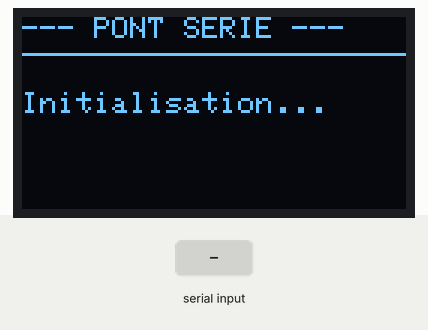
The program below on a simulated ESP32-S3. On the bench: 128×64 one-colour display. The test bench sets the inputs (shaded band). What the program prints to the serial monitor is not drawn.

Above: at 0.1 s.
At 4.9 s:
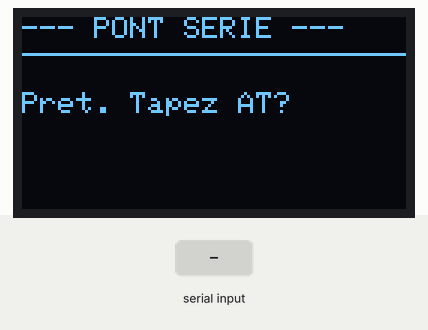
5.0 s: "reset\n" received over the second serial link
6.5 s: "1\n" received over the second serial link
8.0 s: "reset\n" received over Serial
At 9.3 s:
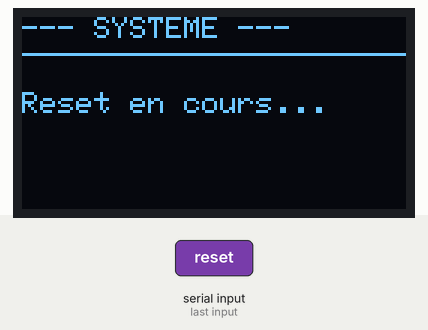
Timing chart, 0 to 11.0 s (numbered marks = the images above; inputs shaded):
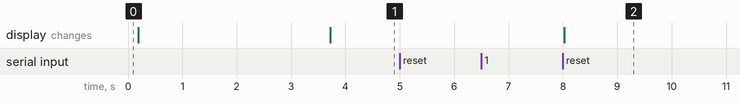

The program:

main.cpp
```cpp
#include <Arduino.h>
#include <Wire.h>
#include <Adafruit_GFX.h>
#include <Adafruit_SSD1306.h>

// --- CONFIGURATION MATÉRIELLE MAKERFABS ESP32-S3 ---
#define POWER_PIN 42
#define RESET_WAKEUP_PIN 16
#define UWB_RX 18
#define UWB_TX 17
#define I2C_SDA 39
#define I2C_SCL 38

// --- OBJETS GLOBAUX ---
HardwareSerial UWBSerial(2); // UART2 d'usine Makerfabs
TwoWire I2C_OLED_BUS = TwoWire(1);
Adafruit_SSD1306 display(128, 64, &I2C_OLED_BUS, -1);

// --- PROTO-FONCTIONS ---
void executeHardReset();
void updateOLED(String l1, String l2);

void setup() {
    // 1. Liaison USB-PC
    Serial.begin(115200);

    // Attente optionnelle mais propre pour ouvrir le moniteur série
    uint32_t startTimer = millis();
    while (!Serial && (millis() - startTimer < 2000)) { delay(10); }

    Serial.println("\n[SETUP] ===================================");
    Serial.println("[SETUP] Initialisation du systeme...");

    // 2. Initialisation OLED
    I2C_OLED_BUS.begin(I2C_SDA, I2C_SCL);
    if(display.begin(SSD1306_SWITCHCAPVCC, 0x3C)) {
        updateOLED("PONT SERIE", "Initialisation...");
    }

    // 3. Alimentation logique du module UWB
    Serial.println("[SETUP] Activation POWER_PIN (Pin 42)...");
    pinMode(POWER_PIN, OUTPUT);
    digitalWrite(POWER_PIN, HIGH);
    delay(100);

    // 4. Configuration de l'UART UWB (Buffer étendu à 2048 octets)
    UWBSerial.setRxBufferSize(2048);
    UWBSerial.begin(115200, SERIAL_8N1, UWB_RX, UWB_TX);

    Serial.println("[SETUP] UART2 UWB configure a 115200 bauds.");
    Serial.println("[SETUP] ===================================\n");

    // Lancement du Hard Reset initial pour réveiller le module et afficher son Boot Log
    executeHardReset();
}

void loop() {
    // Tampon statique local pour accumuler la commande du PC sans bloquer la loop
    static String pcCommandBuffer = "";

    // =================================================================
    // BOUCLE 1 : PC -> UWB (Lecture non-bloquante flux continu)
    // =================================================================
    while (Serial.available() > 0) {
        char cPC = (char)Serial.read();

        // On stocke le caractère pour analyser l'ordre de reset
        if (cPC != '\r' && cPC != '\n') {
            pcCommandBuffer += cPC;
        }

        // On envoie INSTANTANÉMENT le caractère brut au module UWB
        UWBSerial.write(cPC);

        // Si on détecte une fin de ligne, on analyse le buffer accumulé
        if (cPC == '\n' || cPC == '\r') {
            pcCommandBuffer.trim();

            if (pcCommandBuffer.equalsIgnoreCase("reset")) {
                executeHardReset();
            }

            pcCommandBuffer = ""; // On vide le tampon pour la prochaine commande
        }
    }

    // =================================================================
    // BOUCLE 2 : UWB -> PC (Lecture non-bloquante flux continu)
    // =================================================================
    while (UWBSerial.available() > 0) {
        char cUWB = (char)UWBSerial.read();

        // On recrache immédiatement le caractère brut sur l'USB du PC
        Serial.write(cUWB);
    }
}

// =================================================================
// GESTION DU HARD RESET MATÉRIEL EXAUSTIF
// =================================================================
void executeHardReset() {
    Serial.println("\n[HARD RESET] >>> DEBUT DU PROTOCOLE MATERIEL (3 SECONDES) <<<");
    updateOLED("SYSTEME", "Reset en cours...");

    // 1. Mise à la masse stricte de la broche 11 du module pendant 3s
    pinMode(RESET_WAKEUP_PIN, OUTPUT);
    digitalWrite(RESET_WAKEUP_PIN, LOW);

    for (int i = 3; i > 0; i--) {
        Serial.printf("[HARD RESET] Broche active a l'etat BAS... %d\n", i);
        delay(1000);
    }

    // 2. CORRECTION CRITIQUE : Passage à l'état HAUT obligatoire pour lancer le processeur UWB
    digitalWrite(RESET_WAKEUP_PIN, HIGH);
    Serial.println("[HARD RESET] Broche passee a l'etat HAUT. Initialisation de l'antenne...");

    // 3. Attente de stabilisation électrique de l'antenne
    delay(500);

    Serial.println("[HARD RESET] Module operationnel. Ecoute du port serie ouverte...\n");
    updateOLED("PONT SERIE", "Pret. Tapez AT?");

    // Purge des éventuels résidus électriques
    while (UWBSerial.available()) { UWBSerial.read(); }
    while (Serial.available()) { Serial.read(); }
}

void updateOLED(String ligne1, String ligne2) {
    display.clearDisplay();
    display.setTextColor(SSD1306_WHITE);

    display.setTextSize(1);
    display.setCursor(0, 0);
    display.print("--- " + ligne1 + " ---");

    display.drawLine(0, 12, 128, 12, SSD1306_WHITE);

    display.setCursor(0, 25);
    display.print(ligne2);

    display.display();
}
```

Measured:
- after the input at 5.0 s, every drawn part: stays the same
- after the input at 6.5 s, every drawn part: stays the same
- after the input at 8.0 s, the display: changes at once (image 2)
